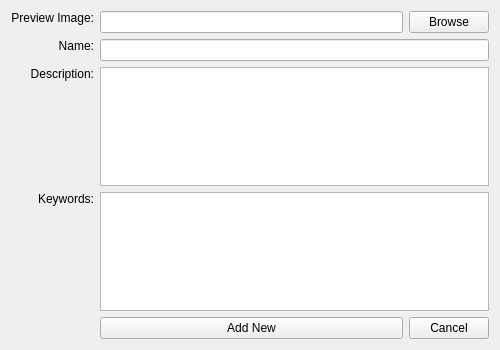
<?xml version="1.0" encoding="UTF-8"?>
<ui version="4.0">
 <class>addSObjectForm</class>
 <widget class="QWidget" name="addSObjectForm">
  <property name="windowModality">
   <enum>Qt::ApplicationModal</enum>
  </property>
  <property name="geometry">
   <rect>
    <x>0</x>
    <y>0</y>
    <width>500</width>
    <height>350</height>
   </rect>
  </property>
  <property name="minimumSize">
   <size>
    <width>500</width>
    <height>350</height>
   </size>
  </property>
  <property name="acceptDrops">
   <bool>true</bool>
  </property>
  <property name="windowTitle">
   <string notr="true">Adding New items to </string>
  </property>
  <property name="toolTip">
   <string notr="true"/>
  </property>
  <property name="statusTip">
   <string notr="true"/>
  </property>
  <property name="accessibleName">
   <string notr="true"/>
  </property>
  <property name="accessibleDescription">
   <string notr="true"/>
  </property>
  <property name="windowFilePath">
   <string notr="true"/>
  </property>
  <layout class="QGridLayout" name="gridLayout">
   <item row="0" column="0">
    <widget class="QLabel" name="label">
     <property name="text">
      <string>Preview Image:</string>
     </property>
     <property name="alignment">
      <set>Qt::AlignRight|Qt::AlignTop|Qt::AlignTrailing</set>
     </property>
    </widget>
   </item>
   <item row="1" column="0">
    <widget class="QLabel" name="label_2">
     <property name="text">
      <string>Name:</string>
     </property>
     <property name="alignment">
      <set>Qt::AlignRight|Qt::AlignTop|Qt::AlignTrailing</set>
     </property>
    </widget>
   </item>
   <item row="0" column="1">
    <widget class="QLineEdit" name="previewImageLineEdit"/>
   </item>
   <item row="0" column="2">
    <widget class="QPushButton" name="browseImageButton">
     <property name="text">
      <string>Browse</string>
     </property>
    </widget>
   </item>
   <item row="1" column="1" colspan="2">
    <widget class="QLineEdit" name="nameLineEdit"/>
   </item>
   <item row="2" column="0">
    <widget class="QLabel" name="label_3">
     <property name="text">
      <string>Description:</string>
     </property>
     <property name="alignment">
      <set>Qt::AlignRight|Qt::AlignTop|Qt::AlignTrailing</set>
     </property>
    </widget>
   </item>
   <item row="3" column="0">
    <widget class="QLabel" name="label_4">
     <property name="text">
      <string>Keywords:</string>
     </property>
     <property name="alignment">
      <set>Qt::AlignRight|Qt::AlignTop|Qt::AlignTrailing</set>
     </property>
    </widget>
   </item>
   <item row="2" column="1" colspan="2">
    <widget class="QPlainTextEdit" name="descriptionTextEdit">
     <property name="tabChangesFocus">
      <bool>true</bool>
     </property>
    </widget>
   </item>
   <item row="3" column="1" colspan="2">
    <widget class="QPlainTextEdit" name="keywordsTextEdit">
     <property name="tabChangesFocus">
      <bool>true</bool>
     </property>
    </widget>
   </item>
   <item row="4" column="2">
    <widget class="QPushButton" name="cancelButton">
     <property name="text">
      <string>Cancel</string>
     </property>
    </widget>
   </item>
   <item row="4" column="1">
    <widget class="QPushButton" name="addNewButton">
     <property name="text">
      <string>Add New</string>
     </property>
    </widget>
   </item>
  </layout>
 </widget>
 <tabstops>
  <tabstop>previewImageLineEdit</tabstop>
  <tabstop>browseImageButton</tabstop>
  <tabstop>nameLineEdit</tabstop>
  <tabstop>descriptionTextEdit</tabstop>
  <tabstop>keywordsTextEdit</tabstop>
  <tabstop>addNewButton</tabstop>
  <tabstop>cancelButton</tabstop>
 </tabstops>
 <resources/>
 <connections/>
</ui>
